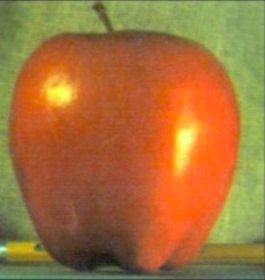
#> input picture Part 3/apple.png, 265 x 280 px
$ python learning_8.py
#> lines starting #> are read from the running program, lines starting #| are printed output that depends on the picture
# Chapter 20 图像金字塔与图像融合
"""
【同一图像】【不同分辨率】的子图集合
分辨率最【大】的图像放在【底】部, 分辨率最【小】的放在【􏰐顶】部􏰑􏰐
分类：
􏰓① 高斯金字塔: 顶部是通过􏰑􏰐􏰔􏰕将底部􏰐图像中的􏰖连续的􏰉行和列去除􏰗得到的
(我的理解：每次计算，长/2，宽/2，尺寸越来越小，由【高分辨率】大图生【低分辨率】小图)
② 拉普拉斯金字塔: 顶部是通过􏰑􏰐􏰔􏰕将底部􏰐图像中的􏰖连续的􏰉行和列乘积􏰗得到的
(我的理解：每次计算，长*2，宽*2，尺寸越来越大，由【低分辨率】小图生【低分辨率】大图)
"""
import cv2
import numpy as np


# 显示图像函数
def ShowImage(name_of_image, image, rate):
    img_min = cv2.resize(image, None, fx=rate, fy=rate, interpolation=cv2.INTER_CUBIC)
    cv2.namedWindow(name_of_image, cv2.WINDOW_NORMAL)
    cv2.imshow(name_of_image, img_min)
    if cv2.waitKey(0) == 27:  # wait for ESC to exit
        print('Not saved!')
        cv2.destroyAllWindows()
    elif cv2.waitKey(0) == ord('s'):  # wait for 's' to save and exit
        cv2.imwrite(name_of_image + '.jpg', image)  # save
        print('Saved successfully!')
        cv2.destroyAllWindows()

apple_1 = cv2.imread('apple.png')
#> apple_1 is the input picture: shape (280, 265, 3); mean B, G, R 58.1, 113.9, 164.5
apple = cv2.resize(apple_1, (256, 256))
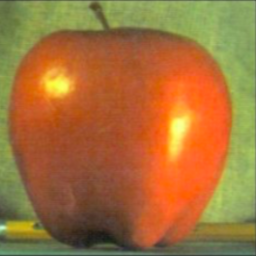
#> apple: shape (256, 256, 3); mean B, G, R 58, 113.7, 164.4
orange_1 = cv2.imread('Orange.jpg')
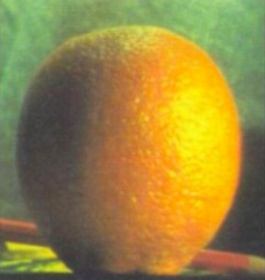
#> input picture Part 3/Orange.jpg, 265 x 280 px
#> orange_1 is the input picture: shape (280, 265, 3); mean B, G, R 64.4, 133.3, 152.5
orange = cv2.resize(orange_1, (256, 256))
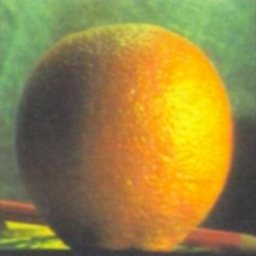
#> orange: shape (256, 256, 3); mean B, G, R 64.2, 133.1, 152.4

# 生成 apple 的高斯金字塔
gaussian = apple.copy()
group_gaussian_apple = [gaussian]
for i in range(6):
    gaussian = cv2.pyrDown(gaussian)
    group_gaussian_apple.append(gaussian)
#> after the loop, group_gaussian_apple = 7 items

# 生成 orange 的高斯金字塔
gaussian = orange.copy()
group_gaussian_orange = [gaussian]
for i in range(6):
    gaussian = cv2.pyrDown(gaussian)
    group_gaussian_orange.append(gaussian)
#> after the loop, group_gaussian_orange = 7 items

# 生成 apple 的拉普拉斯金字塔
laplacian = group_gaussian_apple[5]
group_laplacian_apple = [laplacian]
for i in range(6):
    laplacian = cv2.pyrUp(laplacian)
    group_laplacian_apple.append(laplacian)
#> after the loop, group_laplacian_apple = 7 items

# 生成 orange 的拉普拉斯金字塔
laplacian = group_gaussian_orange[5]
group_laplacian_orange = [laplacian]
for i in range(6):
    laplacian = cv2.pyrUp(laplacian)
    group_laplacian_orange.append(laplacian)
#> this loop made 6 passes
#> pass 2, `laplacian = cv2.pyrUp(laplacian)`:
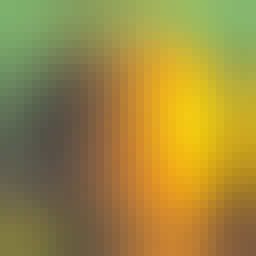
#> laplacian: shape (32, 32, 3) (shown 8 times larger); mean of channels 0, 1, 2 63.9, 136.8, 157; drawn as B, G, R
#> after the loop, group_laplacian_orange = 7 items

LS = []
for la, lo in zip(group_laplacian_apple, group_laplacian_orange):
    rows, cols, dpt = la.shape
    ls = np.hstack((la[:, 0:int(cols / 2)], lo[:, int(cols/2):]))
    LS.append(ls)
#> this loop made 7 passes
#> (rows, cols) on passes 1 to 7: (8, 8), (16, 16), (32, 32), (64, 64), (128, 128), (256, 256), (512, 512)
#> pass 3, `ls = np.hstack((la[:, 0:int(cols / 2)], lo[:, int(cols/2):]))`:
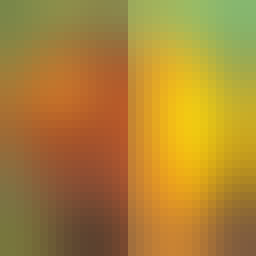
#> ls: shape (32, 32, 3) (shown 8 times larger); mean of channels 0, 1, 2 52.8, 131.1, 171.1; drawn as B, G, R
#> after the loop, LS = 7 items

ls_ = LS[0]
for i in range(1, 6):
    ls_ = cv2.pyrUp(ls_)
    ls_ = cv2.add(ls_, LS[i])
#> this loop made 5 passes
#> pass 3, `ls_ = cv2.add(ls_, LS[i])`:
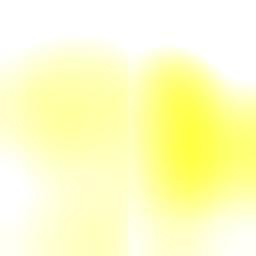
#> ls_: shape (64, 64, 3) (shown 4 times larger); mean of channels 0, 1, 2 197, 255, 255; drawn as B, G, R
#> after the loop:
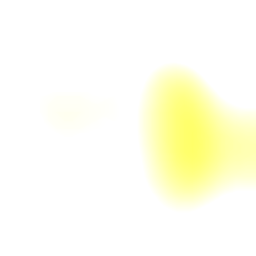
#> ls_: shape (256, 256, 3); mean of channels 0, 1, 2 239.2, 255, 255; drawn as B, G, R

ShowImage('test', ls_, 1)
#> (key Esc is pressed here)
